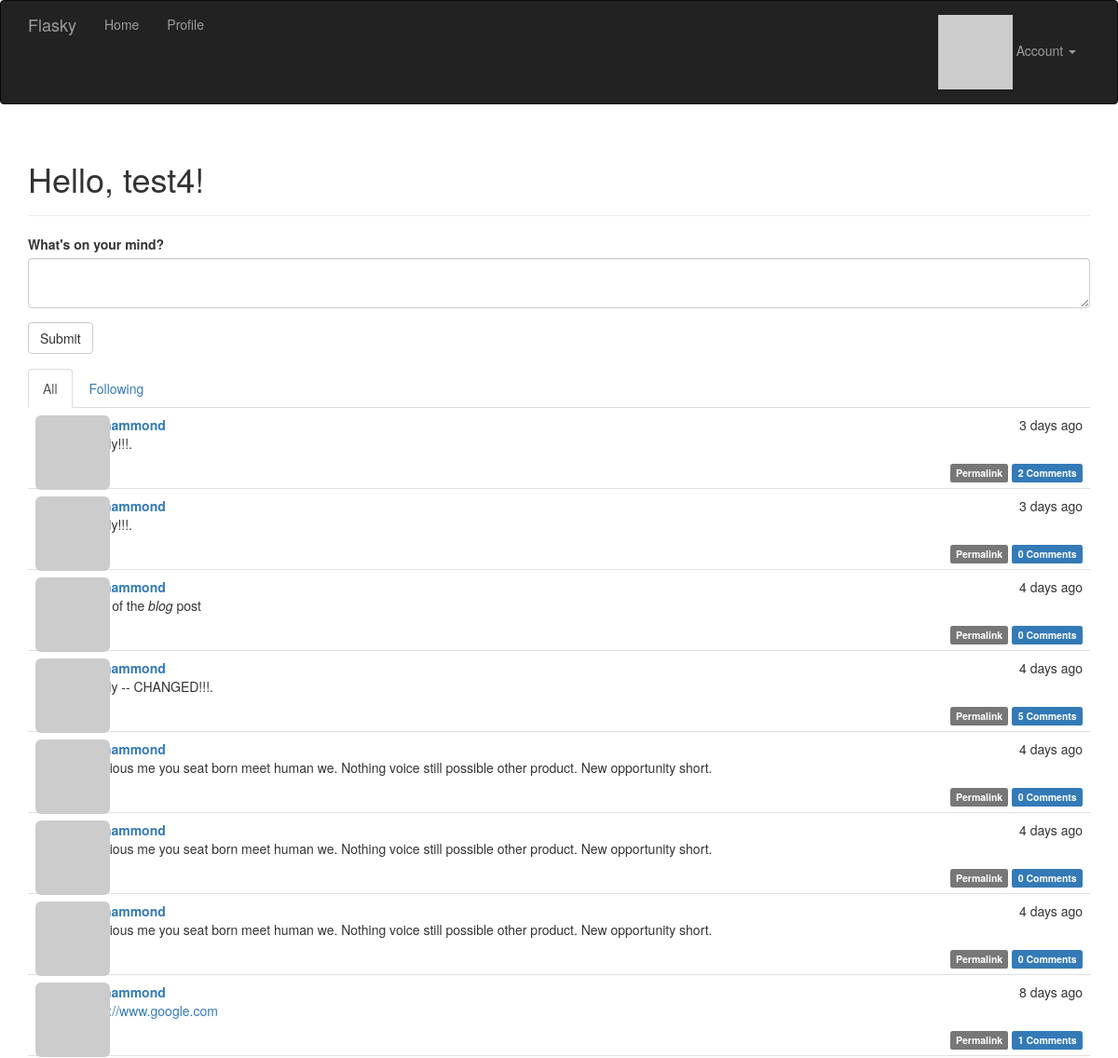
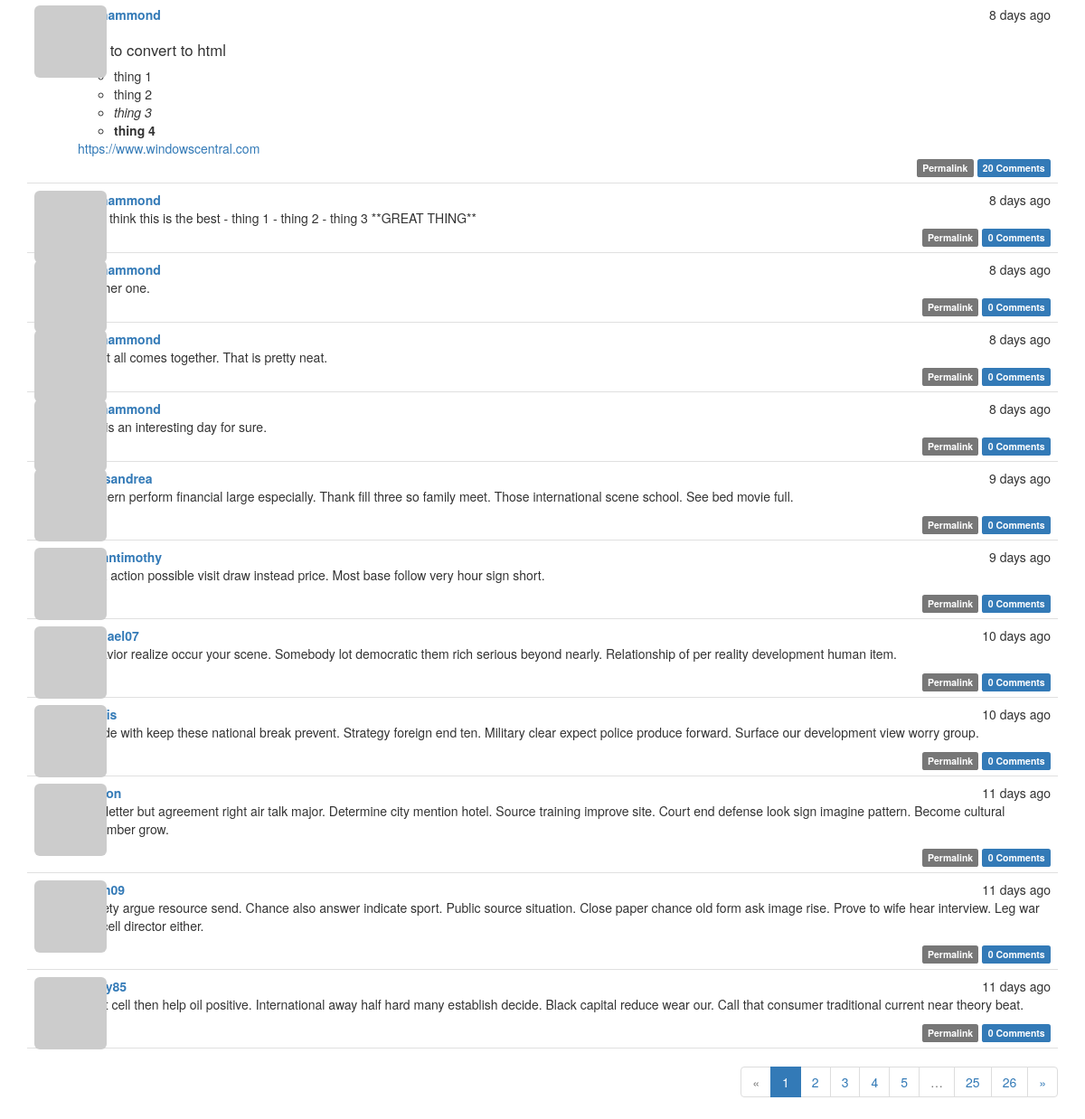
Page / (signed in) on the committed database (2 pictures, top to bottom).
### app/models.py (models this page shows, shortened)
class User(UserMixin, db.Model):
    __tablename__ = 'users'
    id = db.Column(db.Integer, primary_key=True)
    email = db.Column(db.String(64), unique=True, index=True)
    username = db.Column(db.String(64), unique=True, index=True)
    role_id = db.Column(db.Integer, db.ForeignKey('roles.id'))
    password_hash = db.Column(db.String(128))
    confirmed = db.Column(db.Boolean, default=False)
    name = db.Column(db.String(64))
    location = db.Column(db.String(64))
    about_me = db.Column(db.Text())
    member_since = db.Column(db.DateTime(), default=datetime.utcnow)
    last_seen = db.Column(db.DateTime(), default=datetime.utcnow)
    avatar_hash = db.Column(db.String(32))
    posts = db.relationship('Post', backref='author', lazy='dynamic')
    followed = db.relationship('Follow',
                               foreign_keys=[Follow.follower_id],
                               backref=db.backref('follower', lazy='joined'),
                               lazy='dynamic',
                               cascade='all, delete-orphan')
    followers = db.relationship('Follow',
                                foreign_keys=[Follow.followed_id],
                                backref=db.backref('followed', lazy='joined'),
                                lazy='dynamic',
                                cascade='all, delete-orphan')
    comments = db.relationship('Comment', backref='author', lazy='dynamic')
    @property
    def password(self):
        raise AttributeError('password is not a readable attribute')
    def gravatar_hash(self):
        return hashlib.md5(self.email.lower().encode('utf-8')).hexdigest()
    def gravatar(self, size=100, default='identicon', rating='g'):
        if request.is_secure:
            url = 'https://secure.gravatar.com/avatar'
        else:
            url = 'http://secure.gravatar.com/avatar'
        hash= self.avatar_hash or self.gravatar_hash()
        return '{url}/{hash}?s={size}&d={default}&r={rating}'.format(
                url=url, hash=hash, size=size, default=default, rating=rating)
    def can(self, perm):
        return self.role is not None and self.role.has_permission(perm)
    def is_administrator(self):
        return self.can(Permission.ADMIN)
    def ping(self):
        self.last_seen = datetime.utcnow()
        db.session.add(self)
        db.session.commit()

class Post(db.Model):
    __tablename__ = 'posts'
    id = db.Column(db.Integer, primary_key=True)
    body = db.Column(db.Text)
    timestamp = db.Column(db.DateTime, index=True, default=datetime.utcnow)
    author_id = db.Column(db.Integer, db.ForeignKey('users.id'))
    body_html = db.Column(db.Text)
    comments = db.relationship('Comment', backref='post', lazy='dynamic')

### app/main/views.py (the view)
@main.route('/', methods=['GET', 'POST'])
def index():
    form = PostForm()
    if current_user.can(Permission.WRITE) and form.validate_on_submit():
        post = Post(body=form.body.data,
                    author=current_user._get_current_object())
        db.session.add(post)
        db.session.commit()
        return redirect(url_for('.index'))
    page = request.args.get('page', 1, type=int)
    show_followed = False
    if current_user.is_authenticated:
        show_followed = bool(request.cookies.get('show_followed', ''))
    if show_followed:
        query = current_user.followed_posts
    else:
        query = Post.query
    pagination = query.order_by(Post.timestamp.desc()).paginate(
            page, per_page=current_app.config['FLASKY_POSTS_PER_PAGE'],
            error_out=False)
    posts = pagination.items
    return render_template('index.html', form=form, posts=posts,
                           show_followed=show_followed, pagination=pagination)

### app/main/forms.py
class PostForm(FlaskForm):
    body = PageDownField("What's on your mind?", validators=[Required()])
    submit = SubmitField('Submit')

### app/auth/views.py (called while the page is built)
@auth.before_app_request
def before_request():
    if current_user.is_authenticated:
        current_user.ping()
        if not current_user.confirmed \
                and request.endpoint \
                and request.blueprint != 'auth' \
                and request.endpoint != 'static':
            return redirect(url_for('auth.unconfirmed'))

### app/main/__init__.py (called while the page is built)
@main.app_context_processor
def inject_permissions():
    return dict(Permission=Permission)

### app/models.py (called while the page is built)
@login_manager.user_loader
def load_user(user_id):
    return User.query.get(int(user_id))

    def has_permission(self, perm):
        return self.permissions & perm == perm

### app/templates/index.html (shortened to what this page needs)
{% extends "base.html" %}
{% import "bootstrap/wtf.html" as wtf %}
{% import "_macros.html" as macros %}
{% block page_content %}
<div class="page-header">
    <h1>Hello, {% if current_user.is_authenticated %}{{ current_user.username }}{% else %}Stranger{% endif %}!</h1>
</div>
<div>
    {% if current_user.can(Permission.WRITE) %}
        {{ wtf.quick_form(form) }}
    {% endif %}
</div>
<div class="post-tabs">
    <ul class="nav nav-tabs">
        <li {% if not show_followed %} class="active"{% endif %}><a href="{{ url_for('.show_all') }}">All</a></li>
        {% if current_user.is_authenticated %}
        <li {% if show_followed %} class="active"{% endif %}><a href="{{ url_for('.show_followed') }}">Following</a></li>
        {% endif %}
    </ul>
    {% include '_posts.html' %}
</div>
{% if pagination %}
<div class="pagination">
    {{ macros.pagination_widget(pagination, '.index') }}
</div>
{% endif %}
{% endblock %}

### app/templates/_posts.html (shortened to what this page needs)
<ul class="posts">
    {% for post in posts %}
        <li class="post">
            <div class="profile-thumbnail">
                <a href="{{ url_for('.user', username=post.author.username) }}">
                    <img class="img-rounded profile-thumbnail" src="{{ post.author.gravatar(size=40) }}">
                </a>
            </div>
            <div class="post-content">
                <div class="post-date">{{ moment(post.timestamp).fromNow() }}</div>
                <div class="post-author"><a href="{{ url_for('.user', username=post.author.username) }}">{{ post.author.username }}</a></div>
                <div class="post-body">
                    {% if post.body_html %}
                        {{ post.body_html | safe }}
                    {% else %}
                        {{ post.body }}
                    {% endif %}
                </div>
                <div class="post-footer">
                    <a href="{{ url_for('.post', id=post.id) }}">
                        <span class="label label-default">Permalink</span>
                    </a>
                    <a href="{{ url_for('.post', id=post.id) }}#comments">
                        <span class="label label-primary">{{ post.comments.count() }} Comments</span>
                    </a>
                </div>
            </div>
        </li>
    {% endfor %}
</ul>

### app/static/styles.css (style rules this page uses)
.profile-thumbnail { position: absolute; }
div.post-tabs { margin-top: 16px; }
ul.posts { list-style-type: none; padding: 0px; margin: 16px 0px 0px 0px; border-top: 1px solid #e0e0e0; }
div.post-tabs ul.posts { margin: 0px; border-top: none; }
ul.posts li.post { padding: 8px; border-bottom: 1px solid #e0e0e0; }
div.post-date { float: right; }
div.post-author { font-weight: bold; }
div.post-content { margin-left: 48px; min-height: 48px; }
div.post-footer { text-align: right; }
div.pagination { width: 100%; text-align: right; padding: 0px; margin: 0px; }
.post-body h3 { font-size: 120%; }

### rows in the picture
User: username "test4"
Post: timestamp "3 days ago", author.username "benhammond", comments.count "2"
Post: timestamp "3 days ago", author.username "benhammond", comments.count "0"
Post: timestamp "4 days ago", author.username "benhammond", body_html "body of the blog post", comments.count "0"
Post: timestamp "4 days ago", author.username "benhammond", body_html "Finally -- CHANGED!!!.", comments.count "5"
Post: timestamp "4 days ago", author.username "benhammond", body_html "Religious me you seat born meet human we. Nothing voice still possible other product. New opportunity short.", comments.count "0"
Post: timestamp "4 days ago", author.username "benhammond", body_html "Religious me you seat born meet human we. Nothing voice still possible other product. New opportunity short.", comments.count "0"
Post: timestamp "4 days ago", author.username "benhammond", body_html "Religious me you seat born meet human we. Nothing voice still possible other product. New opportunity short.", comments.count "0"
Post: timestamp "8 days ago", author.username "benhammond", body_html "https://www.google.com", comments.count "1"
Post: timestamp "8 days ago", author.username "benhammond", body_html "Test to convert to html thing 1 thing 2 thing 3 thing 4 https://www.windowscentral.com", comments.count "20"
Post: timestamp "8 days ago", author.username "benhammond", body "### I think this is the best - thing 1 - thing 2 - thing 3 **GREAT THING**", comments.count "0"
Post: timestamp "8 days ago", author.username "benhammond", body "Another one.", comments.count "0"
Post: timestamp "8 days ago", author.username "benhammond", body "And it all comes together. That is pretty neat.", comments.count "0"
Post: timestamp "8 days ago", author.username "benhammond", body "This is an interesting day for sure.", comments.count "0"
Post: timestamp "9 days ago", author.username "jonesandrea", body_html "Concern perform financial large especially. Thank fill three so family meet. Those international scene school. See bed movie full.", comments.count "0"
Post: timestamp "9 days ago", author.username "romantimothy", body_html "Work action possible visit draw instead price. Most base follow very hour sign short.", comments.count "0"
Post: timestamp "10 days ago", author.username "michael07", body_html "Behavior realize occur your scene. Somebody lot democratic them rich serious beyond nearly. Relationship of per reality development human item.", comments.count "0"
Post: timestamp "10 days ago", body_html "Decide with keep these national break prevent. Strategy foreign end ten. Military clear expect police produce forward. Surface our development view worry group.", comments.count "0"
Post: timestamp "11 days ago", body_html "Risk letter but agreement right air talk major. Determine city mention hotel. Source training improve site. Court end defense look sign imagine pattern. Become cultural remember grow.", comments.count "0"
Post: timestamp "11 days ago", body_html "Society argue resource send. Chance also answer indicate sport. Public source situation. Close paper chance old form ask image rise. Prove to wife hear interview. Leg war fine cell director either.", comments.count "0"
Post: timestamp "11 days ago", body_html "Effort cell then help oil positive. International away half hard many establish decide. Black capital reduce wear our. Call that consumer traditional current near theory beat.", comments.count "0"

### other values in the picture
{{ p }} "1"
{{ p }} "2" "3" "4" "5" "25" "26"
